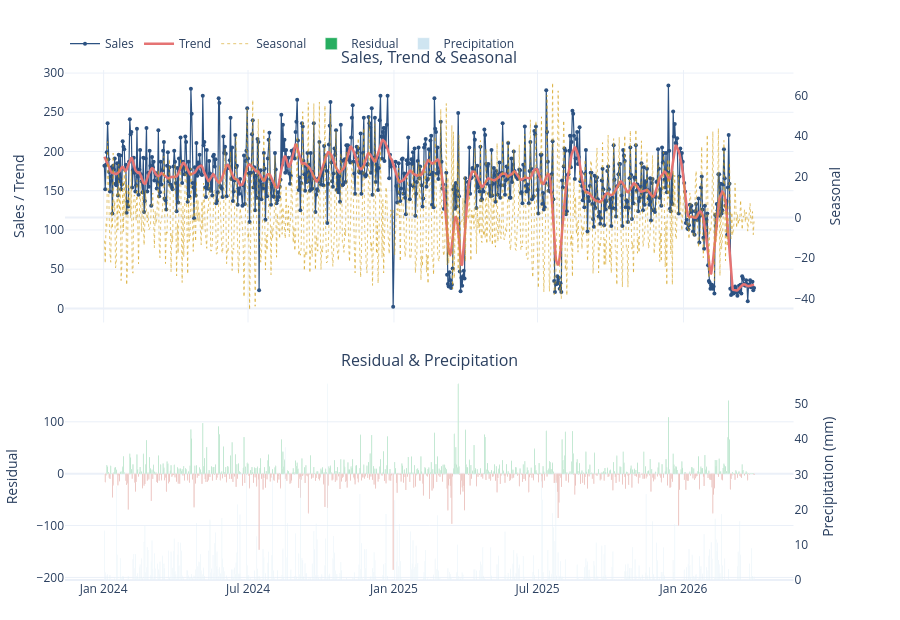

The code cell stored with this chart in its notebook:
### Code cell
# Plot
resid_colors = ["#27ae60" if v >= 0 else "#c0392b" for v in dec["remainder"]]

fig = make_subplots(
    rows=2,
    cols=1,
    shared_xaxes=True,
    vertical_spacing=0.10,
    row_heights=[0.55, 0.45],
    specs=[[{"secondary_y": True}], [{"secondary_y": True}]],
    subplot_titles=("Sales, Trend & Seasonal", "Residual & Precipitation"),
)

# ---- top panel: sales + trend (+ seasonal on secondary y) ----
fig.add_trace(
    go.Scatter(
        x=dec["date"],
        y=dec["sales_quantity"],
        name="Sales",
        mode="lines+markers",
        line=dict(color="#2c5282", width=1.2),
        marker=dict(size=4),
        hovertemplate="%{x|%b %d, %Y}<br>Sales: %{y}<extra></extra>",
    ),
    row=1,
    col=1,
    secondary_y=False,
)

fig.add_trace(
    go.Scatter(
        x=dec["date"],
        y=dec["trend"],
        name="Trend",
        mode="lines",
        line=dict(color="#e57373", width=2.5),
        hovertemplate="%{x|%b %d, %Y}<br>Trend: %{y:.1f}<extra></extra>",
    ),
    row=1,
    col=1,
    secondary_y=False,
)

fig.add_trace(
    go.Scatter(
        x=dec["date"],
        y=dec["seasonal"],
        name="Seasonal",
        mode="lines",
        line=dict(color="#d4a017", width=1, dash="dot"),
        opacity=0.6,
        hovertemplate="%{x|%b %d, %Y}<br>Seasonal: %{y:+.1f}<extra></extra>",
    ),
    row=1,
    col=1,
    secondary_y=True,
)

# ---- bottom panel: residual bars + precipitation bars ----
fig.add_trace(
    go.Bar(
        x=dec["date"],
        y=dec["remainder"],
        name="Residual",
        marker_color=resid_colors,
        hovertemplate="%{x|%b %d, %Y}<br>Residual: %{y:+.1f}<extra></extra>",
    ),
    row=2,
    col=1,
    secondary_y=False,
)

fig.add_trace(
    go.Bar(
        x=dec["date"],
        y=dec["precipitation"],
        name="Precipitation",
        marker_color="#a8d0e6",
        opacity=0.55,
        hovertemplate="%{x|%b %d, %Y}<br>Precip: %{y:.1f} mm<extra></extra>",
    ),
    row=2,
    col=1,
    secondary_y=True,
)

# ---- axes & layout ----
fig.update_yaxes(title_text="Sales / Trend", row=1, col=1, secondary_y=False)
fig.update_yaxes(title_text="Seasonal", row=1, col=1, secondary_y=True, showgrid=False)
fig.update_yaxes(title_text="Residual", row=2, col=1, secondary_y=False)
fig.update_yaxes(
    title_text="Precipitation (mm)", row=2, col=1, secondary_y=True, showgrid=False
)

fig.update_layout(
    height=620,
    template="plotly_white",
    barmode="overlay",
    legend=dict(orientation="h", y=1.08, x=0, bgcolor="rgba(0,0,0,0)"),
    margin=dict(l=60, r=60, t=70, b=40),
)
fig.show()

### Figure 1 — Plotly figure (JSON) as saved in the notebook; plotly's stock layout.template omitted (floating-point values rounded to 4 significant figures; data arrays with more than 128 entries replaced by an {"elided": "..."} marker saying what was removed)
{"data": [{"hovertemplate": "%{x|%b %d, %Y}<br>Sales: %{y}<extra></extra>", "line": {"color": "#2c5282", "width": 1.2}, "marker": {"size": 4}, "mode": "lines+markers", "name": "Sales", "type": "scatter", "x": {"elided": "813 str values"}, "xaxis": "x", "y": {"elided": "813 float values"}, "yaxis": "y"}, {"hovertemplate": "%{x|%b %d, %Y}<br>Trend: %{y:.1f}<extra></extra>", "line": {"color": "#e57373", "width": 2.5}, "mode": "lines", "name": "Trend", "type": "scatter", "x": {"elided": "813 str values"}, "xaxis": "x", "y": {"elided": "813 float values"}, "yaxis": "y"}, {"hovertemplate": "%{x|%b %d, %Y}<br>Seasonal: %{y:+.1f}<extra></extra>", "line": {"color": "#d4a017", "dash": "dot", "width": 1}, "mode": "lines", "name": "Seasonal", "opacity": 0.6, "type": "scatter", "x": {"elided": "813 str values"}, "xaxis": "x", "y": {"elided": "813 float values"}, "yaxis": "y2"}, {"hovertemplate": "%{x|%b %d, %Y}<br>Residual: %{y:+.1f}<extra></extra>", "marker": {"color": {"elided": "813 str values"}}, "name": "Residual", "type": "bar", "x": {"elided": "813 str values"}, "xaxis": "x2", "y": {"elided": "813 float values"}, "yaxis": "y3"}, {"hovertemplate": "%{x|%b %d, %Y}<br>Precip: %{y:.1f} mm<extra></extra>", "marker": {"color": "#a8d0e6"}, "name": "Precipitation", "opacity": 0.55, "type": "bar", "x": {"elided": "813 str values"}, "xaxis": "x2", "y": {"elided": "813 float values"}, "yaxis": "y4"}], "layout": {"annotations": [{"font": {"size": 16}, "showarrow": false, "text": "Sales, Trend & Seasonal", "x": 0.47, "xanchor": "center", "xref": "paper", "y": 1, "yanchor": "bottom", "yref": "paper"}, {"font": {"size": 16}, "showarrow": false, "text": "Residual & Precipitation", "x": 0.47, "xanchor": "center", "xref": "paper", "y": 0.405, "yanchor": "bottom", "yref": "paper"}], "barmode": "overlay", "height": 620, "legend": {"bgcolor": "rgba(0,0,0,0)", "orientation": "h", "x": 0, "y": 1.08}, "margin": {"b": 40, "l": 60, "r": 60, "t": 70}, "xaxis": {"anchor": "y", "domain": [0, 0.94], "matches": "x2", "showticklabels": false}, "xaxis2": {"anchor": "y3", "domain": [0, 0.94]}, "yaxis": {"anchor": "x", "domain": [0.505, 1], "title": {"text": "Sales / Trend"}}, "yaxis2": {"anchor": "x", "overlaying": "y", "showgrid": false, "side": "right", "title": {"text": "Seasonal"}}, "yaxis3": {"anchor": "x2", "domain": [0, 0.405], "title": {"text": "Residual"}}, "yaxis4": {"anchor": "x2", "overlaying": "y3", "showgrid": false, "side": "right", "title": {"text": "Precipitation (mm)"}}}}
